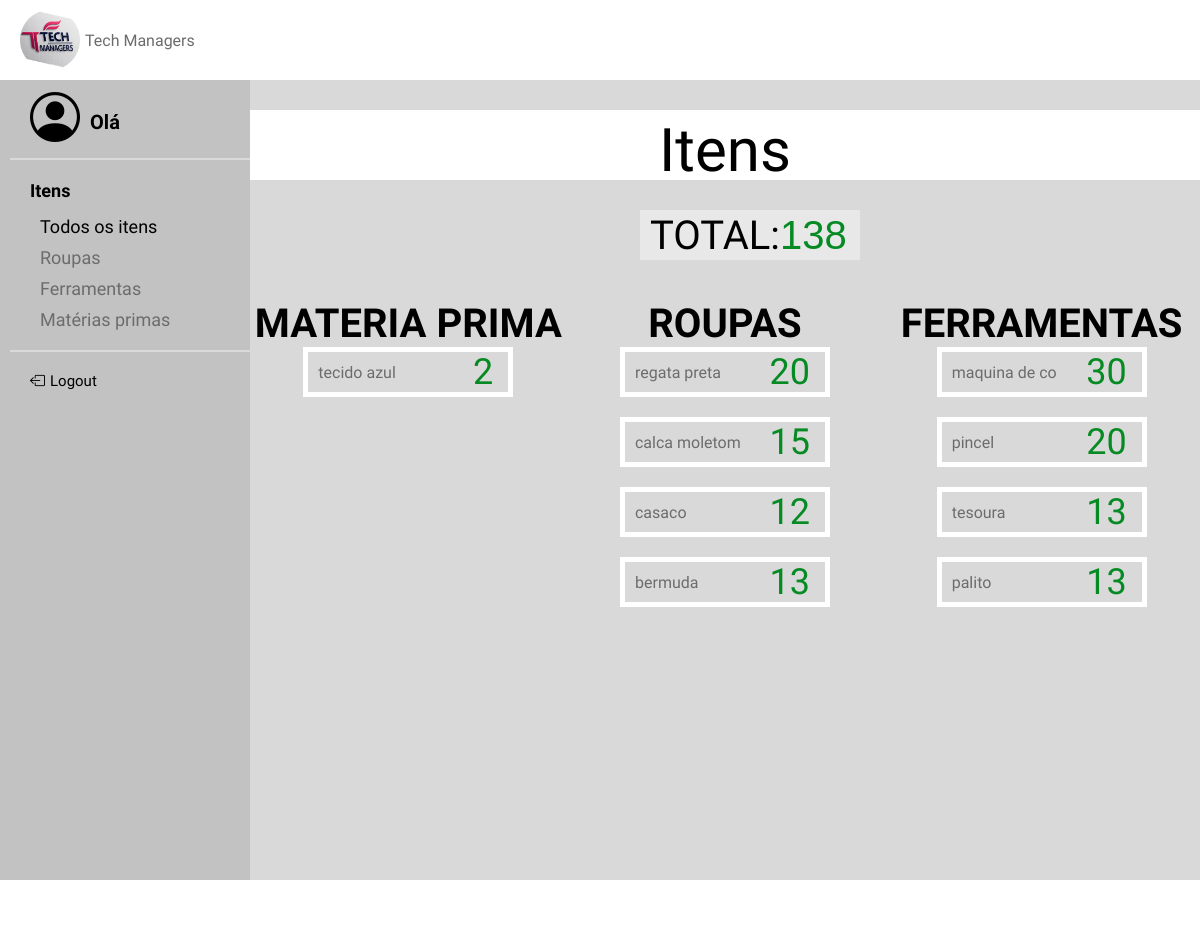
Page /TelaFI on the earlier database version.
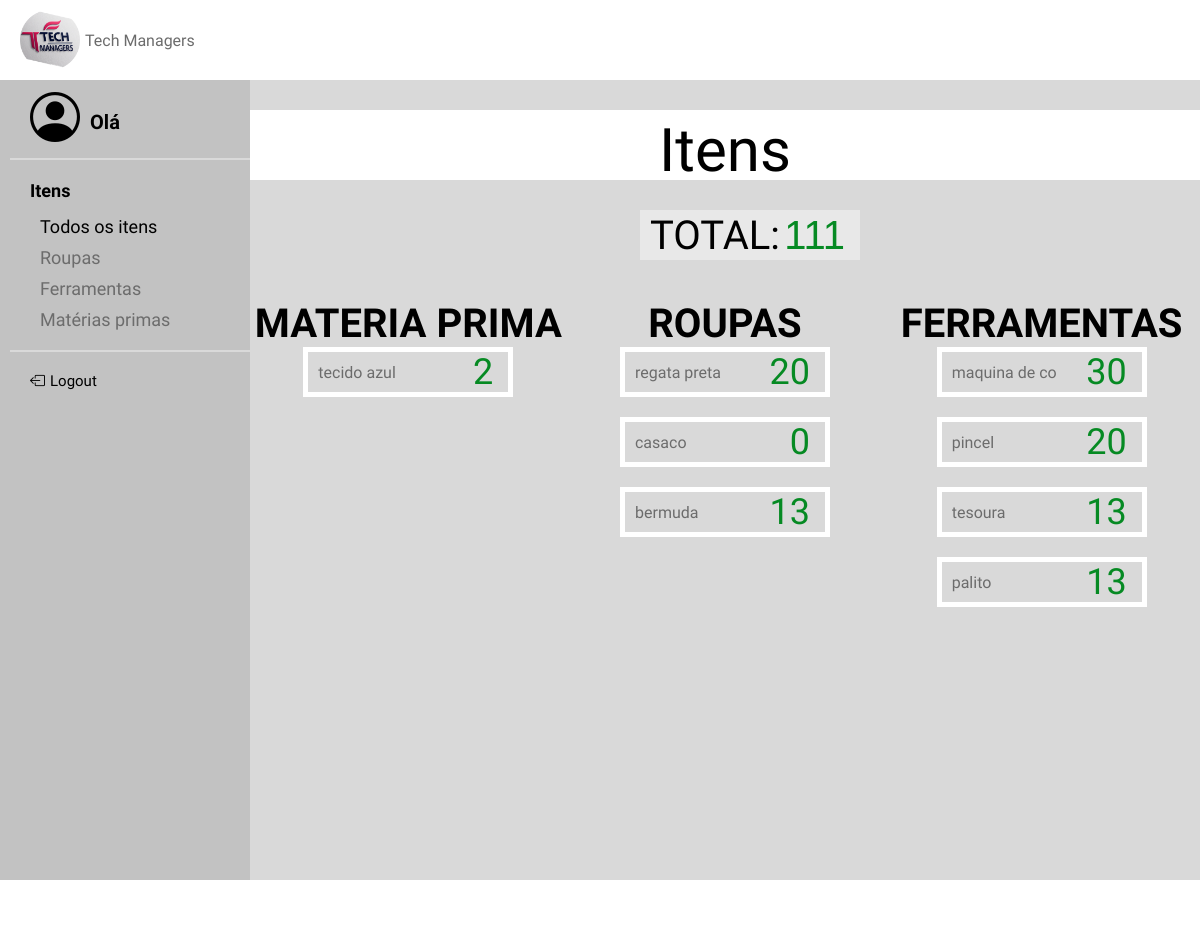
Same page on the later database version.
### models.py (models this page shows, shortened)
class ITEM(Base):
    __tablename__ = 'item'
    id = Column(Integer, primary_key=True, unique=True, nullable=False, index=True)
    nome = Column(String(40), nullable=False, index=True)
    tipo = Column(String(40), nullable=False, index=True)
    quantidade = Column(Integer, nullable=False, index=True)

### app.py (the view)
@app.route('/TelaFI')
def TelaFI():
    itens = ITEM.query.all()
    total = db_session.query(func.sum(ITEM.quantidade)).scalar() or 0
    return render_template("TelaFItem.html", itens=itens, total=total)

### templates/TelaFItem.html
{% extends "base.html" %}
{% block conteudo %}
    <link rel="stylesheet" href="/static/TelaFItem.css">
    <div class="container">
        <div id="numero">
            <p class="titulo">Itens</p>
        </div>
        <div id="total">
            <p for="numero" id="textonumero"> TOTAL: </p>
            <input type="number" id="camponumero" name="numero" value="{{ total }}" readonly>
        </div>
        <div class="cards">
    <div class="materias">
        <p>MATERIA PRIMA</p>
        {% for item in itens %}
            {% if item.tipo == "Materia" %}
                <div class="card">
                    <form class="input-group">
                        <input type="text" id="nome" name="nome" value="{{ item.nome }}" readonly>
                        <input type="number" id="quantidade" name="quantidade" value="{{ item.quantidade }}" disabled>
                    </form>
                </div>
            {% endif %}
        {% endfor %}
    </div>
    <div class="roupas">
        <p>ROUPAS</p>
        {% for item in itens %}
            {% if item.tipo == "Roupa" %}
                <div class="card">
                    <form class="input-group">
                        <input type="text" id="nome" name="nome" value="{{ item.nome }}" readonly>
                        <input type="number" id="quantidade" name="quantidade" value="{{ item.quantidade }}" disabled>
                    </form>
                </div>
            {% endif %}
        {% endfor %}
    </div>
    <div class="ferramentas">
        <p>FERRAMENTAS</p>
        {% for item in itens %}
            {% if item.tipo == "Ferramenta" %}
                <div class="card">
                    <form class="input-group">
                        <input type="text" id="nome" name="nome" value="{{ item.nome }}" readonly>
                        <input type="number" id="quantidade" name="quantidade" value="{{ item.quantidade }}" disabled>
                    </form>
                </div>
            {% endif %}
        {% endfor %}
    </div>
</div>
    </div>
{% endblock %}

Differences in the rows shown:
removed ITEM: nome "calca moletom", quantidade "15"
changed ITEM "casaco": quantidade "12" → "0"
Other differences:
form field numero: "138" → "111"
